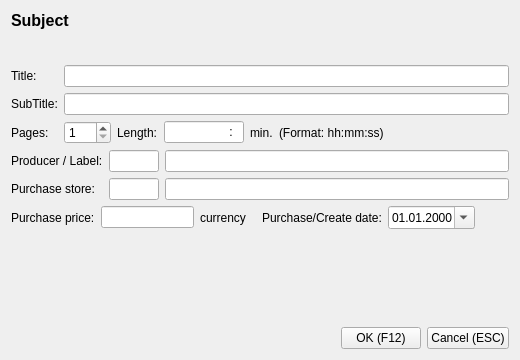
<?xml version="1.0" encoding="UTF-8"?>
<ui version="4.0">
 <class>EditDeviceClass</class>
 <widget class="QDialog" name="EditDeviceClass">
  <property name="geometry">
   <rect>
    <x>0</x>
    <y>0</y>
    <width>520</width>
    <height>360</height>
   </rect>
  </property>
  <property name="minimumSize">
   <size>
    <width>520</width>
    <height>360</height>
   </size>
  </property>
  <property name="maximumSize">
   <size>
    <width>520</width>
    <height>360</height>
   </size>
  </property>
  <property name="windowTitle">
   <string>EditDevice</string>
  </property>
  <property name="windowIcon">
   <iconset resource="../resources.qrc">
    <normaloff>:/logo/resources/icon64.png</normaloff>:/logo/resources/icon64.png</iconset>
  </property>
  <layout class="QVBoxLayout" name="verticalLayout">
   <item>
    <layout class="QHBoxLayout" name="horizontalLayout_4">
     <item>
      <widget class="QLabel" name="Subject">
       <property name="font">
        <font>
         <pointsize>12</pointsize>
         <weight>75</weight>
         <bold>true</bold>
        </font>
       </property>
       <property name="text">
        <string>Subject</string>
       </property>
       <property name="alignment">
        <set>Qt::AlignLeading|Qt::AlignLeft|Qt::AlignTop</set>
       </property>
      </widget>
     </item>
     <item>
      <widget class="QLabel" name="deviceIcon">
       <property name="minimumSize">
        <size>
         <width>48</width>
         <height>48</height>
        </size>
       </property>
       <property name="maximumSize">
        <size>
         <width>48</width>
         <height>48</height>
        </size>
       </property>
       <property name="text">
        <string/>
       </property>
       <property name="pixmap">
        <pixmap resource="../resources.qrc">:/devices48/resources/tr48x48-0013.png</pixmap>
       </property>
      </widget>
     </item>
    </layout>
   </item>
   <item>
    <layout class="QGridLayout" name="gridLayout">
     <item row="0" column="1">
      <widget class="QLineEdit" name="title"/>
     </item>
     <item row="1" column="0">
      <widget class="QLabel" name="label_2">
       <property name="text">
        <string>SubTitle:</string>
       </property>
      </widget>
     </item>
     <item row="1" column="1">
      <widget class="QLineEdit" name="subTitle"/>
     </item>
     <item row="2" column="0">
      <widget class="QLabel" name="label_3">
       <property name="text">
        <string>Pages:</string>
       </property>
      </widget>
     </item>
     <item row="2" column="1">
      <layout class="QHBoxLayout" name="horizontalLayout">
       <item>
        <widget class="QSpinBox" name="pages">
         <property name="minimum">
          <number>1</number>
         </property>
         <property name="maximum">
          <number>255</number>
         </property>
        </widget>
       </item>
       <item>
        <widget class="QLabel" name="label_8">
         <property name="text">
          <string>Length:</string>
         </property>
        </widget>
       </item>
       <item>
        <widget class="QLineEdit" name="length">
         <property name="maximumSize">
          <size>
           <width>80</width>
           <height>16777215</height>
          </size>
         </property>
         <property name="inputMask">
          <string>0000:00; </string>
         </property>
         <property name="alignment">
          <set>Qt::AlignRight|Qt::AlignTrailing|Qt::AlignVCenter</set>
         </property>
        </widget>
       </item>
       <item>
        <widget class="QLabel" name="label_9">
         <property name="text">
          <string>min.</string>
         </property>
        </widget>
       </item>
       <item>
        <widget class="QLabel" name="label_10">
         <property name="text">
          <string>(Format: hh:mm:ss)</string>
         </property>
        </widget>
       </item>
       <item>
        <spacer name="horizontalSpacer">
         <property name="orientation">
          <enum>Qt::Horizontal</enum>
         </property>
         <property name="sizeHint" stdset="0">
          <size>
           <width>40</width>
           <height>20</height>
          </size>
         </property>
        </spacer>
       </item>
      </layout>
     </item>
     <item row="0" column="0">
      <widget class="QLabel" name="label">
       <property name="text">
        <string>Title:</string>
       </property>
      </widget>
     </item>
    </layout>
   </item>
   <item>
    <layout class="QGridLayout" name="gridLayout_2">
     <item row="0" column="1">
      <widget class="QLineEdit" name="labelId">
       <property name="minimumSize">
        <size>
         <width>50</width>
         <height>0</height>
        </size>
       </property>
       <property name="maximumSize">
        <size>
         <width>50</width>
         <height>16777215</height>
        </size>
       </property>
      </widget>
     </item>
     <item row="0" column="2">
      <widget class="QLineEdit" name="labelText"/>
     </item>
     <item row="1" column="1">
      <widget class="QLineEdit" name="purchaseId">
       <property name="minimumSize">
        <size>
         <width>50</width>
         <height>0</height>
        </size>
       </property>
       <property name="maximumSize">
        <size>
         <width>50</width>
         <height>16777215</height>
        </size>
       </property>
      </widget>
     </item>
     <item row="1" column="2">
      <widget class="QLineEdit" name="purchaseText"/>
     </item>
     <item row="0" column="0">
      <widget class="QLabel" name="label_4">
       <property name="text">
        <string>Producer / Label:</string>
       </property>
      </widget>
     </item>
     <item row="1" column="0">
      <widget class="QLabel" name="label_5">
       <property name="text">
        <string>Purchase store:</string>
       </property>
      </widget>
     </item>
    </layout>
   </item>
   <item>
    <layout class="QHBoxLayout" name="horizontalLayout_2">
     <item>
      <widget class="QLabel" name="label_6">
       <property name="text">
        <string>Purchase price:</string>
       </property>
      </widget>
     </item>
     <item>
      <widget class="QLineEdit" name="purchasePrice">
       <property name="maximumSize">
        <size>
         <width>100</width>
         <height>16777215</height>
        </size>
       </property>
      </widget>
     </item>
     <item>
      <widget class="QLabel" name="currency">
       <property name="text">
        <string>currency</string>
       </property>
      </widget>
     </item>
     <item>
      <spacer name="horizontalSpacer_2">
       <property name="orientation">
        <enum>Qt::Horizontal</enum>
       </property>
       <property name="sizeType">
        <enum>QSizePolicy::Minimum</enum>
       </property>
       <property name="sizeHint" stdset="0">
        <size>
         <width>10</width>
         <height>20</height>
        </size>
       </property>
      </spacer>
     </item>
     <item>
      <widget class="QLabel" name="label_7">
       <property name="text">
        <string>Purchase/Create date:</string>
       </property>
      </widget>
     </item>
     <item>
      <widget class="QDateEdit" name="purchaseDate">
       <property name="sizePolicy">
        <sizepolicy hsizetype="Preferred" vsizetype="Fixed">
         <horstretch>0</horstretch>
         <verstretch>0</verstretch>
        </sizepolicy>
       </property>
       <property name="displayFormat">
        <string>dd.MM.yyyy</string>
       </property>
       <property name="calendarPopup">
        <bool>true</bool>
       </property>
      </widget>
     </item>
     <item>
      <spacer name="horizontalSpacer_4">
       <property name="orientation">
        <enum>Qt::Horizontal</enum>
       </property>
       <property name="sizeHint" stdset="0">
        <size>
         <width>40</width>
         <height>20</height>
        </size>
       </property>
      </spacer>
     </item>
    </layout>
   </item>
   <item>
    <spacer name="verticalSpacer">
     <property name="orientation">
      <enum>Qt::Vertical</enum>
     </property>
     <property name="sizeHint" stdset="0">
      <size>
       <width>498</width>
       <height>34</height>
      </size>
     </property>
    </spacer>
   </item>
   <item>
    <layout class="QHBoxLayout" name="horizontalLayout_3">
     <item>
      <spacer name="horizontalSpacer_3">
       <property name="orientation">
        <enum>Qt::Horizontal</enum>
       </property>
       <property name="sizeHint" stdset="0">
        <size>
         <width>40</width>
         <height>20</height>
        </size>
       </property>
      </spacer>
     </item>
     <item>
      <widget class="QPushButton" name="okButton">
       <property name="text">
        <string>OK (F12)</string>
       </property>
       <property name="icon">
        <iconset resource="../resources.qrc">
         <normaloff>:/icons/resources/button_ok.png</normaloff>:/icons/resources/button_ok.png</iconset>
       </property>
       <property name="autoDefault">
        <bool>false</bool>
       </property>
      </widget>
     </item>
     <item>
      <widget class="QPushButton" name="cancelButton">
       <property name="text">
        <string>Cancel (ESC)</string>
       </property>
       <property name="icon">
        <iconset resource="../resources.qrc">
         <normaloff>:/icons/resources/cancel.png</normaloff>:/icons/resources/cancel.png</iconset>
       </property>
       <property name="autoDefault">
        <bool>false</bool>
       </property>
      </widget>
     </item>
    </layout>
   </item>
  </layout>
 </widget>
 <layoutdefault spacing="6" margin="11"/>
 <resources>
  <include location="../../resources.qrc"/>
 </resources>
 <connections/>
</ui>
